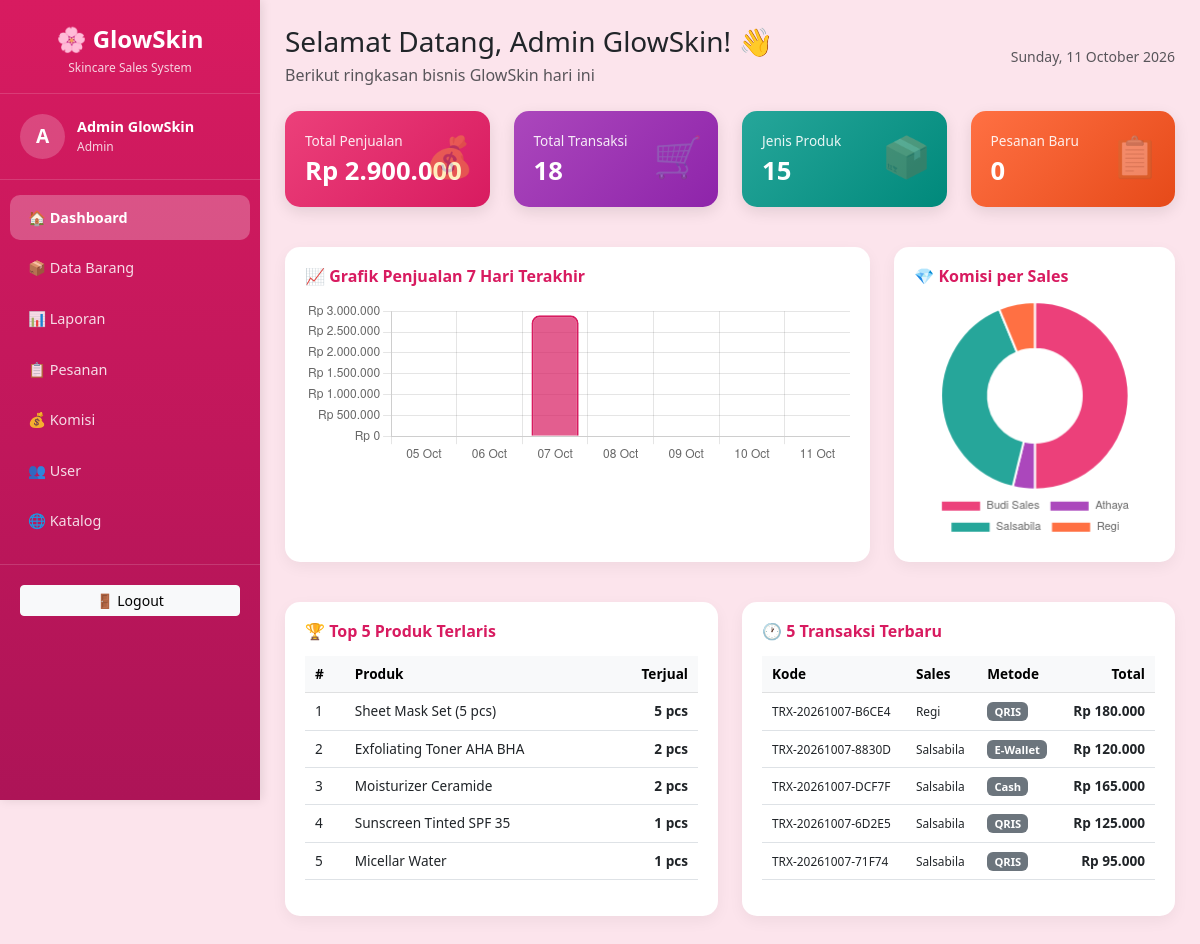
The app's page /views/dashboard.php (signed in) with its own data.
### tables this page shows
CREATE TABLE `transaksi` (
  `id_transaksi` int(11) NOT NULL,
  `kode_transaksi` varchar(50) NOT NULL,
  `tanggal` datetime DEFAULT current_timestamp(),
  `id_user` int(11) NOT NULL,
  `nama_pelanggan` varchar(100) DEFAULT NULL,
  `metode_bayar` varchar(50) DEFAULT 'Cash',
  `total_bayar` decimal(12,2) NOT NULL,
  `uang_diterima` decimal(12,2) DEFAULT 0.00,
  `kembalian` decimal(12,2) DEFAULT 0.00
);

CREATE TABLE `users` (
  `id_user` int(11) NOT NULL,
  `nama_lengkap` varchar(100) NOT NULL,
  `username` varchar(50) NOT NULL,
  `password` varchar(255) NOT NULL,
  `role` enum('admin','sales') NOT NULL,
  `komisi_persen` decimal(5,2) DEFAULT 0.00,
  `created_at` timestamp NOT NULL DEFAULT current_timestamp()
);

### config/helper.php (called while the page is built, shortened)
<?php
function rupiah($angka) {
    return "Rp " . number_format($angka, 0, ',', '.');
}
?>

### views/dashboard.php (the view, shortened to what this page needs)
<?php
require_once '../config/koneksi.php';
require_once '../config/helper.php';
$role = $_SESSION['role'];
$nama = $_SESSION['nama_lengkap'];
$total_barang    = mysqli_fetch_assoc(mysqli_query($koneksi, "SELECT COUNT(*) as total FROM barang"))['total'];
$total_transaksi = mysqli_fetch_assoc(mysqli_query($koneksi, "SELECT COUNT(*) as total FROM transaksi"))['total'];
$total_penjualan = mysqli_fetch_assoc(mysqli_query($koneksi, "SELECT SUM(total_bayar) as total FROM transaksi"))['total'] ?? 0;
$total_pesanan   = mysqli_fetch_assoc(mysqli_query($koneksi, "SELECT COUNT(*) as total FROM pesanan WHERE status = 'Baru'"))['total'];
$data_penjualan = [];
$label_hari = [];
for ($i = 6; $i >= 0; $i--) {
    $tanggal = date('Y-m-d', strtotime("-$i days"));
    $label_hari[] = date('d M', strtotime($tanggal));
    $q = mysqli_query($koneksi, "SELECT SUM(total_bayar) as total FROM transaksi WHERE DATE(tanggal) = '$tanggal'");
    $hasil = mysqli_fetch_assoc($q)['total'] ?? 0;
    $data_penjualan[] = (int) $hasil;
}
$q_komisi = mysqli_query($koneksi, "SELECT u.nama_lengkap, SUM(k.jumlah_komisi) as total
                                     FROM komisi k
                                     JOIN users u ON k.id_user = u.id_user
                                     GROUP BY k.id_user");
$label_sales = [];
$data_komisi = [];
while ($row = mysqli_fetch_assoc($q_komisi)) {
    $label_sales[] = $row['nama_lengkap'];
    $data_komisi[] = (int) $row['total'];
}
$q_top = mysqli_query($koneksi, "SELECT b.nama_barang, SUM(d.jumlah) as total_terjual
                                  FROM detail_transaksi d
                                  JOIN barang b ON d.id_barang = b.id_barang
                                  GROUP BY d.id_barang
                                  ORDER BY total_terjual DESC LIMIT 5");
$top_produk = [];
while ($row = mysqli_fetch_assoc($q_top)) { $top_produk[] = $row; }
$q_recent = mysqli_query($koneksi, "SELECT t.*, u.nama_lengkap FROM transaksi t
                                     JOIN users u ON t.id_user = u.id_user
                                     ORDER BY t.tanggal DESC LIMIT 5");
?>
<!DOCTYPE html>
<html lang="id">
<head>
    <link href="https://cdn.jsdelivr.net/npm/bootstrap@5.3.0/dist/css/bootstrap.min.css" rel="stylesheet">
</head>
<body>
<?php include 'partials/sidebar.php'; ?>
<div class="main-content">
    <div class="d-flex justify-content-between align-items-center mb-4 flex-wrap gap-2">
        <div>
            <h3 class="mb-1">Selamat Datang, <?= $nama; ?>! 👋</h3>
            <p class="text-muted mb-0">Berikut ringkasan bisnis GlowSkin hari ini</p>
        </div>
        <div class="text-end">
            <small class="text-muted"><?= date('l, d F Y'); ?></small>
        </div>
    </div>
    <div class="row mb-4">
        <?php if ($role == 'admin'): ?>
            <div class="col-md-3 mb-3">
                <div class="stat-card" style="background: linear-gradient(135deg, #ec407a, #d81b60);">
                    <div class="icon">💰</div>
                    <p>Total Penjualan</p>
                    <h2><?= rupiah($total_penjualan); ?></h2>
                </div>
            </div>
            <div class="col-md-3 mb-3">
                <div class="stat-card" style="background: linear-gradient(135deg, #ab47bc, #8e24aa);">
                    <div class="icon">🛒</div>
                    <p>Total Transaksi</p>
                    <h2><?= $total_transaksi; ?></h2>
                </div>
            </div>
            <div class="col-md-3 mb-3">
                <div class="stat-card" style="background: linear-gradient(135deg, #26a69a, #00897b);">
                    <div class="icon">📦</div>
                    <p>Jenis Produk</p>
                    <h2><?= $total_barang; ?></h2>
                </div>
            </div>
            <div class="col-md-3 mb-3">
                <div class="stat-card" style="background: linear-gradient(135deg, #ff7043, #e64a19);">
                    <div class="icon">📋</div>
                    <p>Pesanan Baru</p>
                    <h2><?= $total_pesanan; ?></h2>
                </div>
            </div>
        <?php endif; ?>
    </div>
    <div class="row mb-4">
        <div class="col-md-8 mb-3">
            <div class="chart-card">
                <h6>📈 Grafik Penjualan 7 Hari Terakhir</h6>
                <canvas id="chartPenjualan" height="90"></canvas>
            </div>
        </div>
        <div class="col-md-4 mb-3">
            <div class="chart-card">
                <h6>💎 Komisi per Sales</h6>
                <canvas id="chartKomisi" height="180"></canvas>
            </div>
        </div>
    </div>
    <div class="row">
        <div class="col-md-6 mb-3">
            <div class="chart-card">
                <h6>🏆 Top 5 Produk Terlaris</h6>
                <div class="table-responsive">
                    <?php if (empty($top_produk)): ?>
                        <p class="text-muted small">Belum ada data penjualan.</p>
                    <?php else: ?>
                    <table class="table table-sm table-hover">
                        <thead class="table-light">
                            <tr><th>#</th><th>Produk</th><th class="text-end">Terjual</th></tr>
                        </thead>
                        <tbody>
                            <?php foreach ($top_produk as $i => $p): ?>
                            <tr>
                                <td><?= $i + 1; ?></td>
                                <td><?= htmlspecialchars($p['nama_barang']); ?></td>
                                <td class="text-end"><b><?= $p['total_terjual']; ?> pcs</b></td>
                            </tr>
                            <?php endforeach; ?>
                        </tbody>
                    </table>
                    <?php endif; ?>
                </div>
            </div>
        </div>
        <div class="col-md-6 mb-3">
            <div class="chart-card">
                <h6>🕐 5 Transaksi Terbaru</h6>
                <div class="table-responsive">
                    <?php if (mysqli_num_rows($q_recent) == 0): ?>
                        <p class="text-muted small">Belum ada transaksi.</p>
                    <?php else: ?>
                    <table class="table table-sm table-hover">
                        <thead class="table-light">
                            <tr><th>Kode</th><th>Sales</th><th>Metode</th><th class="text-end">Total</th></tr>
                        </thead>
                        <tbody>
                            <?php while ($r = mysqli_fetch_assoc($q_recent)): ?>
                            <tr>
                                <td><small><?= $r['kode_transaksi']; ?></small></td>
                                <td><small><?= $r['nama_lengkap']; ?></small></td>
                                <td><span class="badge bg-secondary badge-method"><?= $r['metode_bayar']; ?></span></td>
                                <td class="text-end"><b><?= rupiah($r['total_bayar']); ?></b></td>
                            </tr>
                            <?php endwhile; ?>
                        </tbody>
                    </table>
                    <?php endif; ?>
                </div>
            </div>
        </div>
    </div>
</div>
<script>
// Grafik Penjualan (Batang)
const ctxPenjualan = document.getElementById('chartPenjualan').getContext('2d');
new Chart(ctxPenjualan, {
    type: 'bar',
    data: {
        labels: <?= json_encode($label_hari); ?>,
        datasets: [{
            label: 'Penjualan (Rp)',
            data: <?= json_encode($data_penjualan); ?>,
            backgroundColor: 'rgba(216, 27, 96, 0.7)',
            borderColor: '#d81b60',
            borderWidth: 2,
            borderRadius: 8
        }]
    },
    options: {
        responsive: true,
        maintainAspectRatio: true,
        plugins: { legend: { display: false } },
        scales: {
            y: {
                beginAtZero: true,
                ticks: { callback: function(value) { return 'Rp ' + value.toLocaleString('id-ID'); } }
            }
        }
    }
});
// Grafik Komisi (Donat)
const ctxKomisi = document.getElementById('chartKomisi').getContext('2d');
new Chart(ctxKomisi, {
    type: 'doughnut',
    data: {
        labels: <?= json_encode($label_sales); ?>,
        datasets: [{
            data: <?= json_encode($data_komisi); ?>,
            backgroundColor: ['#ec407a', '#ab47bc', '#26a69a', '#ff7043', '#42a5f5', '#ffca28']
        }]
    },
    options: {
        responsive: true,
        maintainAspectRatio: true,
        plugins: { legend: { position: 'bottom', labels: { font: { size: 11 } } } }
    }
});
</script>
</body>
</html>

### views/dashboard.php (style rules this page uses)
.stat-card { color: white; border-radius: 15px; padding: 20px; box-shadow: 0 5px 15px rgba(0,0,0,0.1); position: relative; overflow: hidden; }
.stat-card h2 { font-size: 1.6rem; font-weight: bold; margin: 5px 0 0; }
.stat-card p { margin: 0; opacity: 0.9; font-size: 0.85rem; }
.stat-card .icon { position: absolute; right: 15px; top: 15px; font-size: 2.5rem; opacity: 0.3; }
.chart-card { border: none; border-radius: 15px; box-shadow: 0 5px 15px rgba(0,0,0,0.05); padding: 20px; background: white; height: 100%; }
.chart-card h6 { color: #d81b60; font-weight: bold; margin-bottom: 15px; }
.table-sm td, .table-sm th { padding: 8px 10px; font-size: 0.85rem; }
.badge-method { font-size: 0.7rem; }

### views/partials/sidebar.php (style rules this page uses)
* { box-sizing: border-box; }
html, body { margin: 0; padding: 0; width: 100%; overflow-x: hidden; }
body { background-color: #fce4ec; font-family: 'Segoe UI', sans-serif; }
.main-content { margin-left: 260px; padding: 25px; min-height: 100vh; max-width: calc(100% - 260px); overflow-x: hidden; }

### records on screen
transaksi: kode_transaksi "TRX-20261007-B6CE4", id_user.nama_lengkap "Regi", metode_bayar "QRIS", total_bayar "Rp 180.000"
transaksi: kode_transaksi "TRX-20261007-8830D", id_user.nama_lengkap "Salsabila", metode_bayar "E-Wallet", total_bayar "Rp 120.000"
transaksi: kode_transaksi "TRX-20261007-DCF7F", id_user.nama_lengkap "Salsabila", metode_bayar "Cash", total_bayar "Rp 165.000"
transaksi: kode_transaksi "TRX-20261007-6D2E5", id_user.nama_lengkap "Salsabila", metode_bayar "QRIS", total_bayar "Rp 125.000"
transaksi: kode_transaksi "TRX-20261007-71F74", id_user.nama_lengkap "Salsabila", metode_bayar "QRIS", total_bayar "Rp 95.000"

### other values on screen
$inisial "A"
$_SESSION['nama_lengkap'] "Admin GlowSkin"
$_SESSION['role'] "Admin"
$nama "Admin GlowSkin"
rupiah($total_penjualan) "Rp 2.900.000"
$total_transaksi "18"
$total_barang "15"
$total_pesanan "0"
$p['nama_barang'] "Sheet Mask Set (5 pcs)"
$p['total_terjual'] "5"
$p['nama_barang'] "Exfoliating Toner AHA BHA"
$p['total_terjual'] "2"
$p['nama_barang'] "Moisturizer Ceramide"
$p['nama_barang'] "Sunscreen Tinted SPF 35"
$p['total_terjual'] "1"
